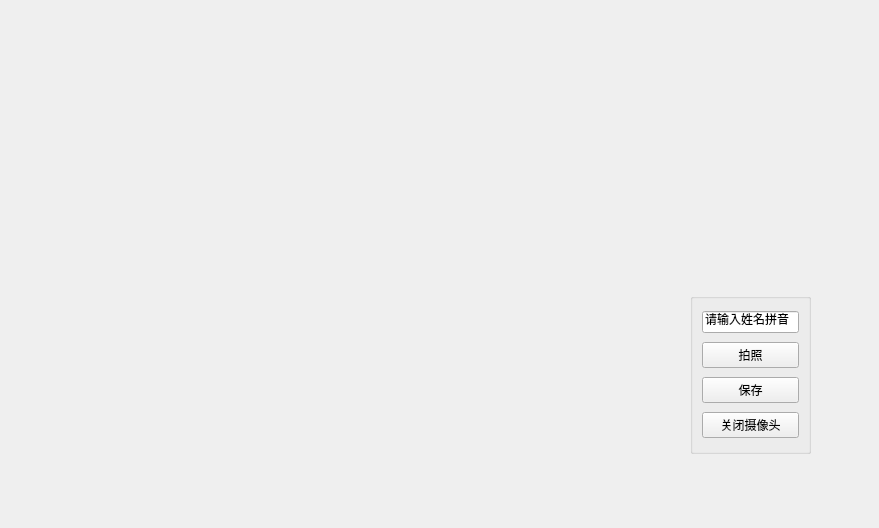
<?xml version="1.0" encoding="UTF-8"?>
<ui version="4.0">
 <class>Widget</class>
 <widget class="QWidget" name="Widget">
  <property name="geometry">
   <rect>
    <x>0</x>
    <y>0</y>
    <width>879</width>
    <height>528</height>
   </rect>
  </property>
  <property name="windowTitle">
   <string>Widget</string>
  </property>
  <widget class="QLabel" name="label">
   <property name="geometry">
    <rect>
     <x>670</x>
     <y>50</y>
     <width>171</width>
     <height>201</height>
    </rect>
   </property>
   <property name="text">
    <string/>
   </property>
  </widget>
  <widget class="QWidget" name="cramerWidget" native="true">
   <property name="geometry">
    <rect>
     <x>0</x>
     <y>40</y>
     <width>651</width>
     <height>461</height>
    </rect>
   </property>
  </widget>
  <widget class="QGroupBox" name="groupBox">
   <property name="geometry">
    <rect>
     <x>690</x>
     <y>293</y>
     <width>121</width>
     <height>161</height>
    </rect>
   </property>
   <property name="title">
    <string/>
   </property>
   <layout class="QVBoxLayout" name="verticalLayout">
    <item>
     <widget class="QLineEdit" name="lineEdit">
      <property name="text">
       <string>请输入姓名拼音</string>
      </property>
     </widget>
    </item>
    <item>
     <widget class="QPushButton" name="pushButton">
      <property name="text">
       <string>拍照</string>
      </property>
     </widget>
    </item>
    <item>
     <widget class="QPushButton" name="pushButton_2">
      <property name="text">
       <string>保存</string>
      </property>
     </widget>
    </item>
    <item>
     <widget class="QPushButton" name="pushButton_3">
      <property name="text">
       <string>关闭摄像头</string>
      </property>
     </widget>
    </item>
   </layout>
  </widget>
 </widget>
 <resources/>
 <connections/>
</ui>
